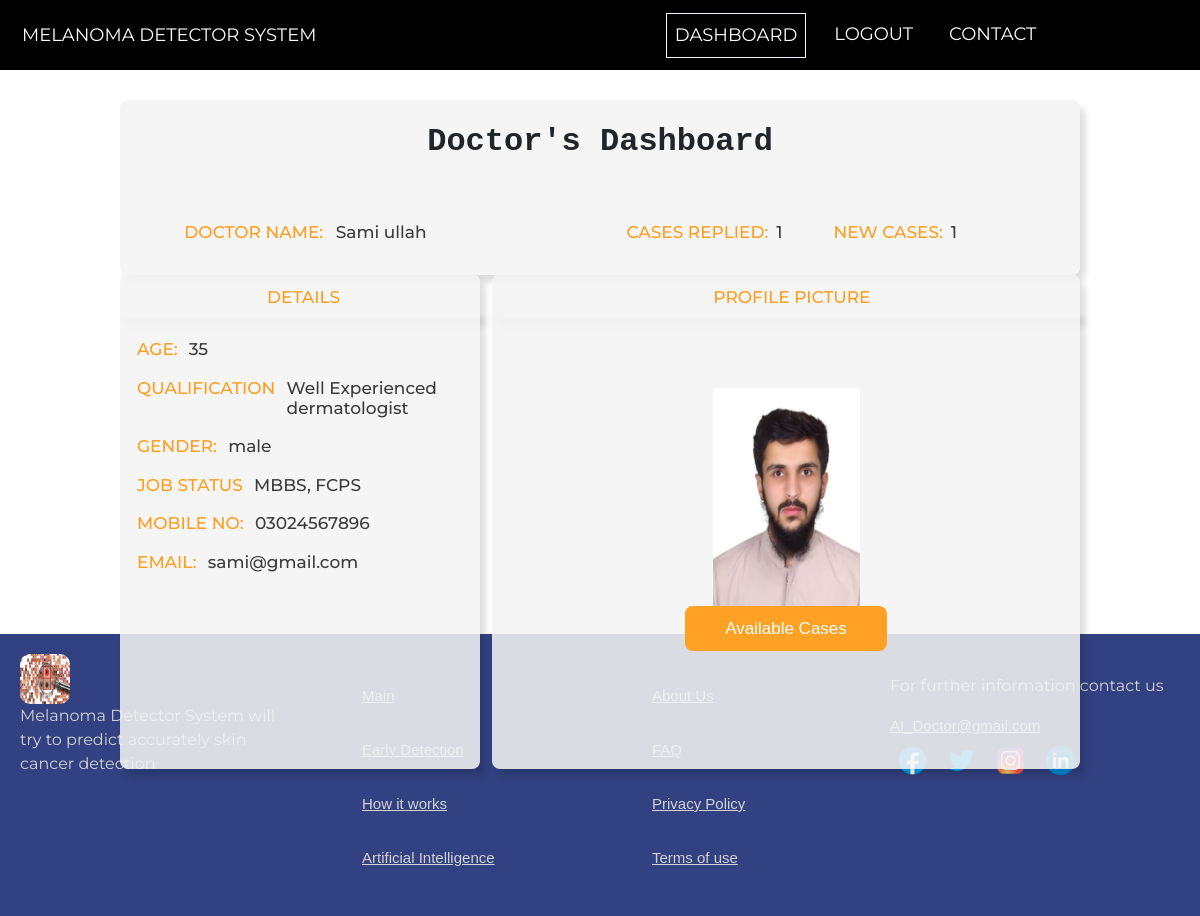
Page /doctor_dashboard/ (signed in) on the committed database.
### MainApp/models.py (models this page shows, shortened)
class availabledoctors(models.Model):
    doctor_name = models.CharField(max_length=100, null=True)
    doctor_email = models.CharField(max_length=200, null=True)
    doctor_age = models.IntegerField(null=True)
    doctor_gender = models.CharField(max_length=6, null=True)
    doctor_mobile = models.CharField(max_length=100, null=True)
    doctor_qualification = models.CharField(max_length=100, null=True)
    doctor_jobstatus = models.CharField(max_length=50, null=True)
    doctor_image = models.ImageField(upload_to='db_images/doctor_images', default='')
    doctor_password = models.CharField(max_length=100, null=True)

### MainApp/views.py (the view)
# urls.py: path('doctor_dashboard/', views.funcDoctor_dashboard),
def funcDoctor_dashboard(request):
    doctor_id_session = request.session.get('doctor_id_session_var')
    query = availabledoctors.objects.filter(id = doctor_id_session).first()
    doc_respond_query = patienttodoctor.objects.filter(doctor_id = doctor_id_session,doctor_respond='No').count()
    doc_replied_query = patienttodoctor.objects.filter(doctor_id = doctor_id_session,doctor_respond='YES').count()
    print(query.doctor_image)
    return render(request,'doctor_dashboard.html', {'doctor_name': query.doctor_name, 'doctor_email': query.doctor_email, 'doctor_age': query.doctor_age, 'doctor_gender': query.doctor_gender, 'doctor_mobile': query.doctor_mobile, 'doctor_qualification': query.doctor_qualification, 'doctor_jobstatus': query.doctor_jobstatus, 'doctor_image': query.doctor_image ,'doc_respond': doc_respond_query,'doc_replied':doc_replied_query})

### Templates/doctor_dashboard.html (shortened to what this page needs)
{% extends 'MainTemplate.html' %}
{% block links %}
{% load static %}
<link href="https://cdn.jsdelivr.net/npm/bootstrap@5.2.2/dist/css/bootstrap.min.css" rel="stylesheet">
<link rel="stylesheet" href="https://cdnjs.cloudflare.com/ajax/libs/font-awesome/4.7.0/css/font-awesome.min.css">
{% endblock %}
{% block content %}
{% include 'doctor_navbar.html' %}
 <div class="mainDiv">
   <p class="fw-semibold font-monospace text-center fs-2">Doctor's Dashboard</p>
         <div class="flexClass">
                 <div class="patientName">
                   <div class="flexClass"><h4 class="sectionHeading">DOCTOR NAME:   </h4>&nbsp;<h3>{{doctor_name}}</h3></div>
                 </div>
                 <div class="caseNo">
                     <div class="flexClass"> <h4 class="sectionHeading">CASES REPLIED:   </h4>&nbsp;<h3>
                        {% if doc_replied %}
                            {{doc_replied}}
                        {% else %}
                            {{0}}
                        {% endif %}
                    </h3></div>
                 </div>
                 <div class="caseNo">
                     <div class="flexClass"> <h4 class="sectionHeading">NEW CASES:  </h4>&nbsp;<h3>{{doc_respond}}</h3> </div>
                 </div>
         </div>
 </div>
 <div class="flexClass">
     <div class="detailsHeading">
         <h4 class="sectionHeading">DETAILS
         </h4>
     </div>
     <div class="details">
         <div class="flexClass"><h4 class="sectionHeading">AGE:   </h4>&nbsp;<h3>{{doctor_age}}</h3></div>
         <div class="flexClass"><h4 class="sectionHeading">QUALIFICATION   </h4>&nbsp;<h3>{{doctor_qualification}}</h3></div>
         <div class="flexClass"><h4 class="sectionHeading">GENDER:   </h4>&nbsp;<h3>{{doctor_gender}}</h3></div>
         <div class="flexClass"><h4 class="sectionHeading">JOB STATUS   </h4>&nbsp;<h3>{{doctor_jobstatus}}</h3></div>
         <div class="flexClass"><h4 class="sectionHeading">MOBILE NO:   </h4>&nbsp;<h3>{{doctor_mobile}}</h3></div>
         <div class="flexClass"><h4 class="sectionHeading">EMAIL:   </h4>&nbsp;<h3>{{doctor_email}}</h3></div>
     </div>
     <div class="DPandPredictionHeading">
         <h4 class="sectionHeading">PROFILE PICTURE</h4>
     </div>
     <div class="DPandPrediction">
         <div class="profileImage">
             <img class="profilePicCSS" src="{{doctor_image.url}}" alt="profile picture">
         </div>
         <form method="post" action="/doc_available_cases/" class="PredictBtnDiv">
            <div>
                <button class="PredictBtn" type="submit">Available Cases</button>
            </div>
        </form>
     </div>
 </div>
 <div class="foot"> {% include 'footer.html' %} </div>
{% endblock %}

### Templates/doctor_dashboard.html (style rules this page uses)
body { margin: 0; padding: 0; font-family: montserrat; }
.mainDiv { width: 80%; height:auto; position: absolute; padding: 18px 0px; background-color:rgba(244, 244, 244, 0.868); right: 10%; margin-top: 30px; border-radius: 8px; box-shadow: 5px 7px 7px 0px #00000023; }
h3 { font-size: 17px; color:#3b3b3b; margin-top: 10px; margin-left: 2%; }
.sectionHeading { font-size: 17px; color:#fe9e20; margin-top: 10px; margin-left: 2%; }
.patientName { width: 45%; height: 50px; padding: 5px; margin-top: 25px; border-radius: 3px; margin-left: 5.3%; }
.caseNo { width: 20%; height: 50px; padding: 5px; margin-top: 25px; margin-left: 15px; border-radius: 3px; }
.detailsHeading { width: 30%; height: auto; position: absolute; padding:3px 0px; background-color:rgba(244, 244, 244, 0.868); left: 10%; margin-top: 17%; border-radius: 8px 8px 0px 0px; text-align: center; box-shadow: 5px 7px 7px 0px #00000023; }
.details { width: 30%; height:50%; position: absolute; padding: 18px 0px; background-color:rgba(244, 244, 244, 0.868); left: 10%; margin-top: 20.1%; border-radius: 0px 0px 8px 8px; text-align: left; padding-left: 10px; box-shadow: 5px 7px 7px 0px #00000023; }
.DPandPredictionHeading { width: 49%; height: auto; position: absolute; padding:3px 0px; background-color:rgba(244, 244, 244, 0.868); right: 10%; margin-top: 17%; border-radius: 8px 8px 0px 0px; text-align: center; box-shadow: 5px 7px 7px 0px #00000023; }
.DPandPrediction { width: 49%; height:50%; position: absolute; padding: 1px 0px; background-color:rgba(244, 244, 244, 0.868); right: 10%; margin-top: 20.1%; border-radius: 0px 0px 8px 8px; display: flex; justify-content: center; align-items: center; box-shadow: 5px 7px 7px 0px #00000023; }
.profileImage { width:25% ; height: 50%; background-color: #7E7E7E; position: relative; margin-top: -13%; justify-content: center; align-items: center; display: flex; }
.flexClass { display:flex; flex-direction:row; }
.profilePicCSS { width: 100%; height: 100%; display: flex; justify-content: center; align-items: center; }
.PredictBtn { border: none; padding: 10px 40px; text-align: center; text-decoration: none; font-size: 17px; cursor: pointer; background-color: #ffa125; font-family: Arial, Helvetica, sans-serif; color: #ffffff; border-radius: 8px; }
.PredictBtnDiv { display: flex; justify-content: center; position: absolute; margin-top: 30%; }
.foot { margin-top: 47%; }

### Templates/doctor_navbar.html (style rules this page uses)
body { margin: 0; padding: 0; font-family: montserrat; }

### rows in the picture
availabledoctors: doctor_name "Sami ullah", doctor_qualification "Well Experienced dermatologist", doctor_gender "male", doctor_jobstatus "MBBS, FCPS", doctor_mobile "03024567896", doctor_email "sami@gmail.com"

### other values in the picture
{{ doc_replied }} "1"
{{ doc_respond }} "1"
{{ doctor_age }} "35"
